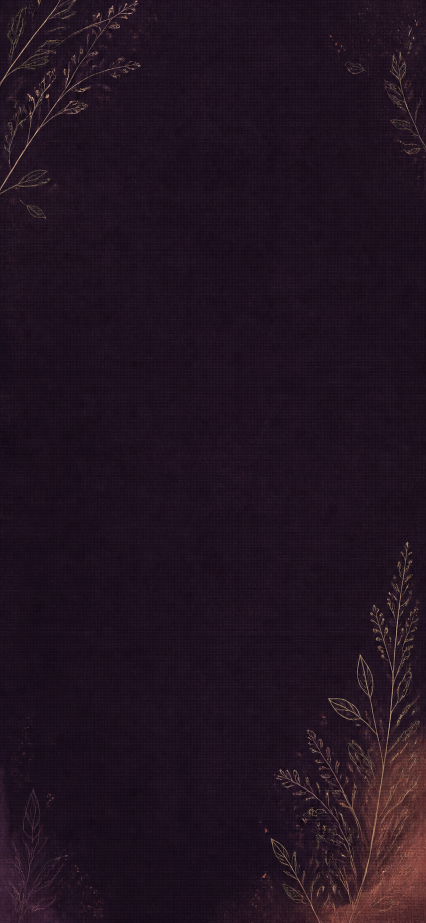
#> input picture marketing/app-store/2026-09-05-native/backgrounds/folio-midnight-editorial-v1.png, 852 x 1846 px (shown at 1/2 size)
$ python render_contrast_campaign.py
#> lines starting #> are read from the running program, lines starting #| are printed output that depends on the picture
### marketing/app-store/2026-09-05-native/render_campaign.py
from __future__ import annotations

from pathlib import Path
from typing import Iterable

from PIL import Image, ImageDraw, ImageFilter, ImageFont, ImageOps


ROOT = Path(__file__).resolve().parent
SOURCES = ROOT / "sources"
BACKGROUNDS = ROOT / "backgrounds"
FINAL = ROOT / "final"
PREVIEW = ROOT / "preview"

PROJECT = ROOT.parents[2]
DISPLAY_REGULAR = PROJECT / "node_modules" / "@expo-google-fonts" / "playfair-display" / "500Medium" / "PlayfairDisplay_500Medium.ttf"
DISPLAY_BOLD = PROJECT / "node_modules" / "@expo-google-fonts" / "playfair-display" / "700Bold" / "PlayfairDisplay_700Bold.ttf"
BODY_REGULAR = PROJECT / "node_modules" / "@expo-google-fonts" / "inter" / "400Regular" / "Inter_400Regular.ttf"
BODY_MEDIUM = PROJECT / "node_modules" / "@expo-google-fonts" / "inter" / "600SemiBold" / "Inter_600SemiBold.ttf"
LOCKUP = PROJECT / "assets" / "brand" / "marks" / "lockups" / "folio-lockup-horizontal-plum.png"

W, H = 1290, 2796
IVORY = "#F7F2EA"
PLUM = "#65436F"
SAGE = "#A8B89A"
PEACH = "#FFB185"
INK = "#2B2B2B"
MUTED = "#6D6670"


def font(path: Path, size: int) -> ImageFont.FreeTypeFont:
    return ImageFont.truetype(str(path), size=size)


FOLIO_SMALL = font(BODY_MEDIUM, 25)
HEADLINE = font(DISPLAY_BOLD, 98)
SUBHEAD = font(BODY_REGULAR, 34)
LABEL = font(BODY_MEDIUM, 24)


# [185 lines left out: functions fit_contain, background, add_brand_header, add_copy, rounded_image, paste_screen and 4 more, not called in this run]


# [3 lines that do not run on import are left out]

### marketing/app-store/2026-09-05-native/render_contrast_campaign.py
from __future__ import annotations

from pathlib import Path

from PIL import Image, ImageDraw, ImageFont, ImageOps

import render_campaign as base


ROOT = Path(__file__).resolve().parent
FINAL = ROOT / "final-contrast"
PREVIEW = ROOT / "preview" / "folio-app-store-contrast-contact-sheet.png"
BACKGROUND = ROOT / "backgrounds" / "folio-midnight-editorial-v1.png"

DEEP_INK = "#241C27"
IVORY = "#F7F2EA"
PALE_SAGE = "#C8D2BF"
PEACH = "#FFB185"
PLUM = "#8A6793"


def background(index: int) -> Image.Image:
#> called with index = 1
    source = Image.open(BACKGROUND).convert("RGB")
#> source is the input picture: PIL image 852x1846 RGB; mean R, G, B 33.6, 19, 32.5
    if index % 2 == 0:
        source = ImageOps.mirror(source)
    plate = ImageOps.fit(source, (base.W, base.H), method=Image.Resampling.LANCZOS).convert("RGBA")
    draw = ImageDraw.Draw(plate, "RGBA")
    accents = [PEACH, PALE_SAGE, PEACH, PLUM, PALE_SAGE, PEACH, PLUM]
    accent = accents[index - 1]
    draw.rounded_rectangle((28, 192, 40, 858), radius=6, fill=accent)
    draw.ellipse((1010, 2380, 1435, 2805), fill=accent + "20")
    return plate


def tinted_lockup() -> Image.Image:
    source = Image.open(base.LOCKUP).convert("RGBA")
    source = base.fit_contain(source, (190, 64))
    tint = Image.new("RGBA", source.size, IVORY)
    tint.putalpha(source.getchannel("A"))
    return tint


def add_brand_header(canvas: Image.Image, index: int) -> None:
    draw = ImageDraw.Draw(canvas)
    canvas.alpha_composite(tinted_lockup(), (88, 66))
    count = f"{index:02d} / 07"
    right = base.W - 88 - int(draw.textlength(count, font=base.FOLIO_SMALL))
    draw.text((right, 78), count, font=base.FOLIO_SMALL, fill=PEACH)


def add_copy(canvas: Image.Image, headline: str, subhead: str) -> None:
    draw = ImageDraw.Draw(canvas)
    x, y = 88, 188
    draw.multiline_text((x, y), headline, font=base.HEADLINE, fill=IVORY, spacing=0)
    bbox = draw.multiline_textbbox((x, y), headline, font=base.HEADLINE, spacing=0)
    draw.text((x + 2, bbox[3] + 22), subhead, font=base.SUBHEAD, fill=PALE_SAGE)


def save(canvas: Image.Image, index: int, slug: str) -> Path:
    FINAL.mkdir(parents=True, exist_ok=True)
    path = FINAL / f"{index:02d}-{slug}-contrast-1290x2796.png"
    canvas.convert("RGB").save(path, "PNG", optimize=True)
    return path


def render() -> list[Path]:
    outputs: list[Path] = []

    canvas = background(1)
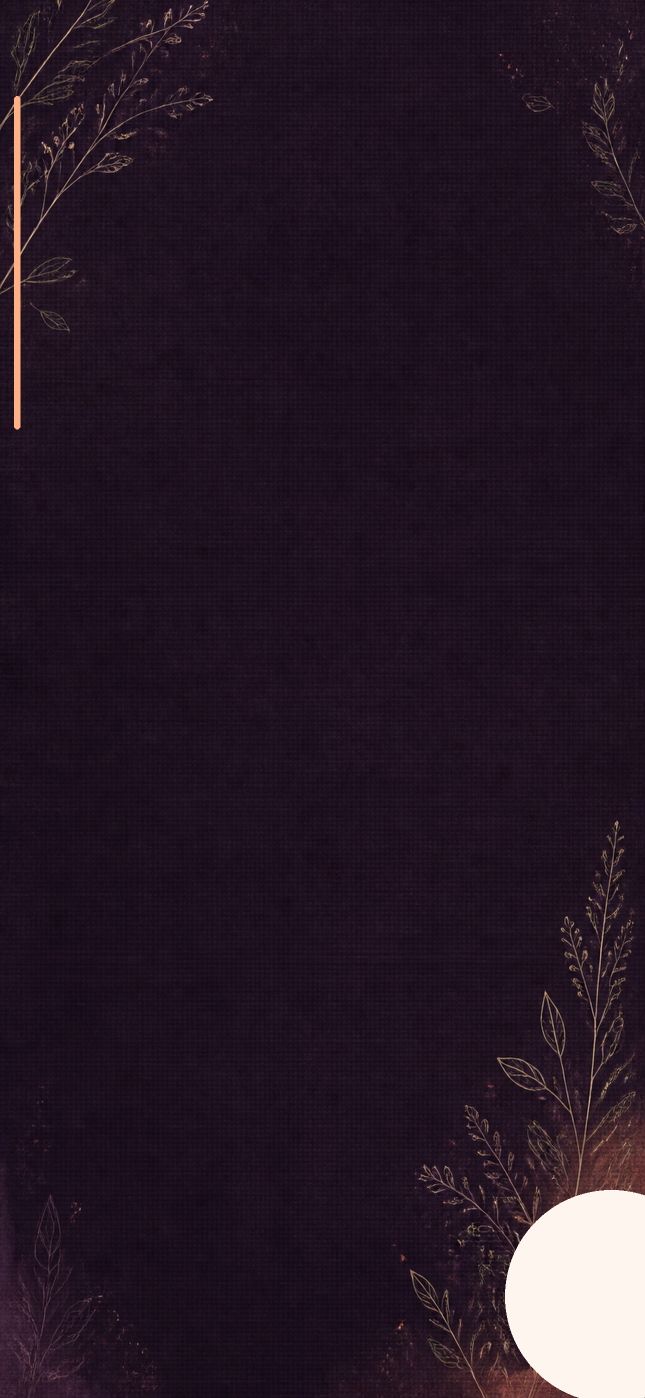
#> canvas: PIL image 1290x2796 RGBA (shown at 1/2 size); mean R, G, B, A 38.6, 22.8, 34.9, 248.9; transparent parts drawn white
    add_brand_header(canvas, 1)
    add_copy(canvas, "Recipes become\ncookbooks", "Turn the recipes you keep into books you love.")
    base.paste_screen(canvas, "IMG_5753.PNG", (186, 665), 918, radius=50, rotation=-0.7)
    outputs.append(save(canvas, 1, "recipes-become-cookbooks"))

    canvas = background(2)
    add_brand_header(canvas, 2)
    add_copy(canvas, "From link to\nfinished page", "Save the source. Folio shapes the page.")
    base.paste_screen(canvas, "IMG_5755.PNG", (112, 660), 1066, crop=(0, 170, 1290, 1410), radius=46, rotation=-0.6)
    base.add_connector(canvas, (645, 1708))
    base.paste_screen(canvas, "IMG_5748.PNG", (170, 1760), 950, crop=(0, 620, 1290, 1950), radius=46, rotation=0.7)
    outputs.append(save(canvas, 2, "from-link-to-finished-page"))

    canvas = background(3)
    add_brand_header(canvas, 3)
    add_copy(canvas, "Every page feels\nmade for you", "A real recipe, finished with editorial care.")
    base.paste_screen(canvas, "IMG_5748.PNG", (169, 645), 952, crop=(0, 0, 1290, 2660), radius=48, rotation=-0.4)
    outputs.append(save(canvas, 3, "every-page-feels-made-for-you"))

    canvas = background(4)
    add_brand_header(canvas, 4)
    add_copy(canvas, "Ask Folio as\nyou cook", "Recipe-aware help is always one tap away.")
    base.paste_screen(canvas, "IMG_5748.PNG", (105, 720), 1080, crop=(0, 120, 1290, 2240), radius=48, rotation=0.35)
    draw = ImageDraw.Draw(canvas, "RGBA")
    draw.rounded_rectangle((202, 2550, 1088, 2660), radius=55, fill=PEACH)
    note = "One tap from the recipe in front of you"
    tw = draw.textlength(note, font=base.LABEL)
    draw.text(((base.W - tw) / 2, 2591), note, font=base.LABEL, fill=DEEP_INK)
    outputs.append(save(canvas, 4, "ask-folio-as-you-cook"))

    canvas = background(5)
    add_brand_header(canvas, 5)
    add_copy(canvas, "A style for\nevery book", "Choose the cover, page, color, and character.")
    base.paste_screen(canvas, "IMG_5750.PNG", (72, 700), 760, crop=(0, 300, 1290, 2620), radius=44, rotation=-1.1)
    base.paste_screen(canvas, "IMG_5751.PNG", (522, 1095), 710, crop=(0, 370, 1290, 2625), radius=44, rotation=1.2)
    outputs.append(save(canvas, 5, "a-style-for-every-book"))

    canvas = background(6)
    add_brand_header(canvas, 6)
    add_copy(canvas, "Set the scene\nyour way", "Give every cookbook its own place and mood.")
    base.paste_screen(canvas, "IMG_5752.PNG", (178, 655), 934, crop=(0, 150, 1290, 2730), radius=48, rotation=-0.35)
    outputs.append(save(canvas, 6, "set-the-scene-your-way"))

    canvas = background(7)
    add_brand_header(canvas, 7)
    add_copy(canvas, "Your recipes.\nYour cookbooks.", "A collection built around the way you cook.")
    base.paste_screen(canvas, "IMG_5754.PNG", (172, 675), 946, crop=(0, 135, 1290, 2670), radius=48, rotation=0.45)
    outputs.append(save(canvas, 7, "your-recipes-your-cookbooks"))

    make_contact_sheet(outputs)
    return outputs


def make_contact_sheet(paths: list[Path]) -> None:
    thumb_w = 250
    thumb_h = round(thumb_w * base.H / base.W)
    gap = 28
    sheet = Image.new("RGB", (gap + 4 * (thumb_w + gap), 78 + 2 * (thumb_h + 70)), DEEP_INK)
    draw = ImageDraw.Draw(sheet)
    title_font = ImageFont.truetype(str(base.DISPLAY_BOLD), 38)
    draw.text((gap, 18), "Folio — midnight editorial", font=title_font, fill=IVORY)
    for i, path in enumerate(paths):
        x = gap + (i % 4) * (thumb_w + gap)
        y = 78 + (i // 4) * (thumb_h + 70)
        thumb = Image.open(path).convert("RGB").resize((thumb_w, thumb_h), Image.Resampling.LANCZOS)
        sheet.paste(thumb, (x, y))
        draw.text((x, y + thumb_h + 12), f"{i + 1:02d}", font=base.FOLIO_SMALL, fill=PEACH)
    sheet.save(PREVIEW, "PNG", optimize=True)


if __name__ == "__main__":
#> (the run stopped early here; a loop or call above may not have finished)
